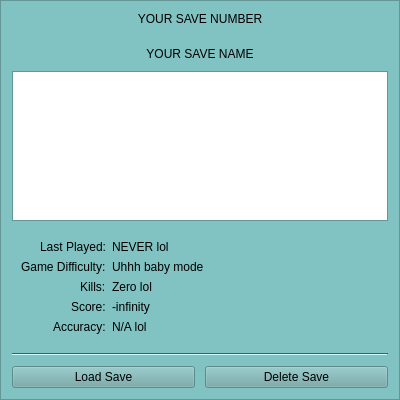
<?xml version="1.0" encoding="UTF-8"?>
<ui version="4.0">
 <class>Frame</class>
 <widget class="QFrame" name="Frame">
  <property name="geometry">
   <rect>
    <x>0</x>
    <y>0</y>
    <width>400</width>
    <height>400</height>
   </rect>
  </property>
  <property name="palette">
   <palette>
    <active>
     <colorrole role="WindowText">
      <brush brushstyle="SolidPattern">
       <color alpha="255">
        <red>0</red>
        <green>0</green>
        <blue>0</blue>
       </color>
      </brush>
     </colorrole>
     <colorrole role="Button">
      <brush brushstyle="SolidPattern">
       <color alpha="255">
        <red>111</red>
        <green>166</green>
        <blue>166</blue>
       </color>
      </brush>
     </colorrole>
     <colorrole role="Light">
      <brush brushstyle="SolidPattern">
       <color alpha="255">
        <red>206</red>
        <green>255</green>
        <blue>255</blue>
       </color>
      </brush>
     </colorrole>
     <colorrole role="Midlight">
      <brush brushstyle="SolidPattern">
       <color alpha="255">
        <red>167</red>
        <green>224</green>
        <blue>224</blue>
       </color>
      </brush>
     </colorrole>
     <colorrole role="Dark">
      <brush brushstyle="SolidPattern">
       <color alpha="255">
        <red>64</red>
        <green>97</green>
        <blue>97</blue>
       </color>
      </brush>
     </colorrole>
     <colorrole role="Mid">
      <brush brushstyle="SolidPattern">
       <color alpha="255">
        <red>86</red>
        <green>129</green>
        <blue>129</blue>
       </color>
      </brush>
     </colorrole>
     <colorrole role="Text">
      <brush brushstyle="SolidPattern">
       <color alpha="255">
        <red>0</red>
        <green>0</green>
        <blue>0</blue>
       </color>
      </brush>
     </colorrole>
     <colorrole role="BrightText">
      <brush brushstyle="SolidPattern">
       <color alpha="255">
        <red>255</red>
        <green>255</green>
        <blue>255</blue>
       </color>
      </brush>
     </colorrole>
     <colorrole role="ButtonText">
      <brush brushstyle="SolidPattern">
       <color alpha="255">
        <red>0</red>
        <green>0</green>
        <blue>0</blue>
       </color>
      </brush>
     </colorrole>
     <colorrole role="Base">
      <brush brushstyle="SolidPattern">
       <color alpha="255">
        <red>255</red>
        <green>255</green>
        <blue>255</blue>
       </color>
      </brush>
     </colorrole>
     <colorrole role="Window">
      <brush brushstyle="SolidPattern">
       <color alpha="255">
        <red>129</red>
        <green>194</green>
        <blue>194</blue>
       </color>
      </brush>
     </colorrole>
     <colorrole role="Shadow">
      <brush brushstyle="SolidPattern">
       <color alpha="255">
        <red>0</red>
        <green>0</green>
        <blue>0</blue>
       </color>
      </brush>
     </colorrole>
     <colorrole role="AlternateBase">
      <brush brushstyle="SolidPattern">
       <color alpha="255">
        <red>192</red>
        <green>224</green>
        <blue>224</blue>
       </color>
      </brush>
     </colorrole>
     <colorrole role="ToolTipBase">
      <brush brushstyle="SolidPattern">
       <color alpha="255">
        <red>255</red>
        <green>255</green>
        <blue>220</blue>
       </color>
      </brush>
     </colorrole>
     <colorrole role="ToolTipText">
      <brush brushstyle="SolidPattern">
       <color alpha="255">
        <red>0</red>
        <green>0</green>
        <blue>0</blue>
       </color>
      </brush>
     </colorrole>
     <colorrole role="PlaceholderText">
      <brush brushstyle="SolidPattern">
       <color alpha="127">
        <red>0</red>
        <green>0</green>
        <blue>0</blue>
       </color>
      </brush>
     </colorrole>
     <colorrole role="Accent">
      <brush brushstyle="SolidPattern">
       <color alpha="255">
        <red>255</red>
        <green>255</green>
        <blue>255</blue>
       </color>
      </brush>
     </colorrole>
    </active>
    <inactive>
     <colorrole role="WindowText">
      <brush brushstyle="SolidPattern">
       <color alpha="255">
        <red>0</red>
        <green>0</green>
        <blue>0</blue>
       </color>
      </brush>
     </colorrole>
     <colorrole role="Button">
      <brush brushstyle="SolidPattern">
       <color alpha="255">
        <red>111</red>
        <green>166</green>
        <blue>166</blue>
       </color>
      </brush>
     </colorrole>
     <colorrole role="Light">
      <brush brushstyle="SolidPattern">
       <color alpha="255">
        <red>206</red>
        <green>255</green>
        <blue>255</blue>
       </color>
      </brush>
     </colorrole>
     <colorrole role="Midlight">
      <brush brushstyle="SolidPattern">
       <color alpha="255">
        <red>167</red>
        <green>224</green>
        <blue>224</blue>
       </color>
      </brush>
     </colorrole>
     <colorrole role="Dark">
      <brush brushstyle="SolidPattern">
       <color alpha="255">
        <red>64</red>
        <green>97</green>
        <blue>97</blue>
       </color>
      </brush>
     </colorrole>
     <colorrole role="Mid">
      <brush brushstyle="SolidPattern">
       <color alpha="255">
        <red>86</red>
        <green>129</green>
        <blue>129</blue>
       </color>
      </brush>
     </colorrole>
     <colorrole role="Text">
      <brush brushstyle="SolidPattern">
       <color alpha="255">
        <red>0</red>
        <green>0</green>
        <blue>0</blue>
       </color>
      </brush>
     </colorrole>
     <colorrole role="BrightText">
      <brush brushstyle="SolidPattern">
       <color alpha="255">
        <red>255</red>
        <green>255</green>
        <blue>255</blue>
       </color>
      </brush>
     </colorrole>
     <colorrole role="ButtonText">
      <brush brushstyle="SolidPattern">
       <color alpha="255">
        <red>0</red>
        <green>0</green>
        <blue>0</blue>
       </color>
      </brush>
     </colorrole>
     <colorrole role="Base">
      <brush brushstyle="SolidPattern">
       <color alpha="255">
        <red>255</red>
        <green>255</green>
        <blue>255</blue>
       </color>
      </brush>
     </colorrole>
     <colorrole role="Window">
      <brush brushstyle="SolidPattern">
       <color alpha="255">
        <red>129</red>
        <green>194</green>
        <blue>194</blue>
       </color>
      </brush>
     </colorrole>
     <colorrole role="Shadow">
      <brush brushstyle="SolidPattern">
       <color alpha="255">
        <red>0</red>
        <green>0</green>
        <blue>0</blue>
       </color>
      </brush>
     </colorrole>
     <colorrole role="AlternateBase">
      <brush brushstyle="SolidPattern">
       <color alpha="255">
        <red>192</red>
        <green>224</green>
        <blue>224</blue>
       </color>
      </brush>
     </colorrole>
     <colorrole role="ToolTipBase">
      <brush brushstyle="SolidPattern">
       <color alpha="255">
        <red>255</red>
        <green>255</green>
        <blue>220</blue>
       </color>
      </brush>
     </colorrole>
     <colorrole role="ToolTipText">
      <brush brushstyle="SolidPattern">
       <color alpha="255">
        <red>0</red>
        <green>0</green>
        <blue>0</blue>
       </color>
      </brush>
     </colorrole>
     <colorrole role="PlaceholderText">
      <brush brushstyle="SolidPattern">
       <color alpha="127">
        <red>0</red>
        <green>0</green>
        <blue>0</blue>
       </color>
      </brush>
     </colorrole>
     <colorrole role="Accent">
      <brush brushstyle="SolidPattern">
       <color alpha="255">
        <red>255</red>
        <green>255</green>
        <blue>255</blue>
       </color>
      </brush>
     </colorrole>
    </inactive>
    <disabled>
     <colorrole role="WindowText">
      <brush brushstyle="SolidPattern">
       <color alpha="255">
        <red>64</red>
        <green>97</green>
        <blue>97</blue>
       </color>
      </brush>
     </colorrole>
     <colorrole role="Button">
      <brush brushstyle="SolidPattern">
       <color alpha="255">
        <red>111</red>
        <green>166</green>
        <blue>166</blue>
       </color>
      </brush>
     </colorrole>
     <colorrole role="Light">
      <brush brushstyle="SolidPattern">
       <color alpha="255">
        <red>206</red>
        <green>255</green>
        <blue>255</blue>
       </color>
      </brush>
     </colorrole>
     <colorrole role="Midlight">
      <brush brushstyle="SolidPattern">
       <color alpha="255">
        <red>167</red>
        <green>224</green>
        <blue>224</blue>
       </color>
      </brush>
     </colorrole>
     <colorrole role="Dark">
      <brush brushstyle="SolidPattern">
       <color alpha="255">
        <red>64</red>
        <green>97</green>
        <blue>97</blue>
       </color>
      </brush>
     </colorrole>
     <colorrole role="Mid">
      <brush brushstyle="SolidPattern">
       <color alpha="255">
        <red>86</red>
        <green>129</green>
        <blue>129</blue>
       </color>
      </brush>
     </colorrole>
     <colorrole role="Text">
      <brush brushstyle="SolidPattern">
       <color alpha="255">
        <red>64</red>
        <green>97</green>
        <blue>97</blue>
       </color>
      </brush>
     </colorrole>
     <colorrole role="BrightText">
      <brush brushstyle="SolidPattern">
       <color alpha="255">
        <red>255</red>
        <green>255</green>
        <blue>255</blue>
       </color>
      </brush>
     </colorrole>
     <colorrole role="ButtonText">
      <brush brushstyle="SolidPattern">
       <color alpha="255">
        <red>64</red>
        <green>97</green>
        <blue>97</blue>
       </color>
      </brush>
     </colorrole>
     <colorrole role="Base">
      <brush brushstyle="SolidPattern">
       <color alpha="255">
        <red>129</red>
        <green>194</green>
        <blue>194</blue>
       </color>
      </brush>
     </colorrole>
     <colorrole role="Window">
      <brush brushstyle="SolidPattern">
       <color alpha="255">
        <red>129</red>
        <green>194</green>
        <blue>194</blue>
       </color>
      </brush>
     </colorrole>
     <colorrole role="Shadow">
      <brush brushstyle="SolidPattern">
       <color alpha="255">
        <red>0</red>
        <green>0</green>
        <blue>0</blue>
       </color>
      </brush>
     </colorrole>
     <colorrole role="AlternateBase">
      <brush brushstyle="SolidPattern">
       <color alpha="255">
        <red>129</red>
        <green>194</green>
        <blue>194</blue>
       </color>
      </brush>
     </colorrole>
     <colorrole role="ToolTipBase">
      <brush brushstyle="SolidPattern">
       <color alpha="255">
        <red>255</red>
        <green>255</green>
        <blue>220</blue>
       </color>
      </brush>
     </colorrole>
     <colorrole role="ToolTipText">
      <brush brushstyle="SolidPattern">
       <color alpha="255">
        <red>0</red>
        <green>0</green>
        <blue>0</blue>
       </color>
      </brush>
     </colorrole>
     <colorrole role="PlaceholderText">
      <brush brushstyle="SolidPattern">
       <color alpha="127">
        <red>64</red>
        <green>97</green>
        <blue>97</blue>
       </color>
      </brush>
     </colorrole>
     <colorrole role="Accent">
      <brush brushstyle="SolidPattern">
       <color alpha="255">
        <red>168</red>
        <green>252</green>
        <blue>252</blue>
       </color>
      </brush>
     </colorrole>
    </disabled>
   </palette>
  </property>
  <property name="windowTitle">
   <string>Frame</string>
  </property>
  <property name="frameShape">
   <enum>QFrame::Shape::StyledPanel</enum>
  </property>
  <layout class="QVBoxLayout" name="verticalLayout_2" stretch="1,0,6,3,1,0">
   <property name="spacing">
    <number>10</number>
   </property>
   <item>
    <widget class="QLabel" name="saveNumber">
     <property name="text">
      <string>YOUR SAVE NUMBER</string>
     </property>
     <property name="textFormat">
      <enum>Qt::TextFormat::AutoText</enum>
     </property>
     <property name="alignment">
      <set>Qt::AlignmentFlag::AlignHCenter|Qt::AlignmentFlag::AlignTop</set>
     </property>
    </widget>
   </item>
   <item>
    <widget class="QLabel" name="characterName">
     <property name="text">
      <string>YOUR SAVE NAME</string>
     </property>
     <property name="alignment">
      <set>Qt::AlignmentFlag::AlignCenter</set>
     </property>
    </widget>
   </item>
   <item>
    <widget class="QGraphicsView" name="graphicsView"/>
   </item>
   <item>
    <widget class="QWidget" name="saveInfo" native="true">
     <property name="layoutDirection">
      <enum>Qt::LayoutDirection::LeftToRight</enum>
     </property>
     <layout class="QFormLayout" name="formLayout">
      <property name="labelAlignment">
       <set>Qt::AlignmentFlag::AlignRight|Qt::AlignmentFlag::AlignTrailing|Qt::AlignmentFlag::AlignVCenter</set>
      </property>
      <property name="formAlignment">
       <set>Qt::AlignmentFlag::AlignLeading|Qt::AlignmentFlag::AlignLeft|Qt::AlignmentFlag::AlignTop</set>
      </property>
      <item row="0" column="0">
       <widget class="QLabel" name="label">
        <property name="layoutDirection">
         <enum>Qt::LayoutDirection::LeftToRight</enum>
        </property>
        <property name="text">
         <string>Last Played:</string>
        </property>
        <property name="alignment">
         <set>Qt::AlignmentFlag::AlignLeading|Qt::AlignmentFlag::AlignLeft|Qt::AlignmentFlag::AlignVCenter</set>
        </property>
       </widget>
      </item>
      <item row="0" column="1">
       <widget class="QLabel" name="lastPlayed">
        <property name="text">
         <string>NEVER lol</string>
        </property>
       </widget>
      </item>
      <item row="1" column="0">
       <widget class="QLabel" name="label_3">
        <property name="text">
         <string>Game Difficulty:</string>
        </property>
        <property name="alignment">
         <set>Qt::AlignmentFlag::AlignLeading|Qt::AlignmentFlag::AlignLeft|Qt::AlignmentFlag::AlignVCenter</set>
        </property>
       </widget>
      </item>
      <item row="1" column="1">
       <widget class="QLabel" name="gameDifficulty">
        <property name="text">
         <string>Uhhh baby mode</string>
        </property>
       </widget>
      </item>
      <item row="2" column="0">
       <widget class="QLabel" name="label_2">
        <property name="text">
         <string>Kills:</string>
        </property>
       </widget>
      </item>
      <item row="2" column="1">
       <widget class="QLabel" name="kills">
        <property name="text">
         <string>Zero lol</string>
        </property>
       </widget>
      </item>
      <item row="3" column="0">
       <widget class="QLabel" name="label_4">
        <property name="text">
         <string>Score:</string>
        </property>
       </widget>
      </item>
      <item row="4" column="0">
       <widget class="QLabel" name="label_5">
        <property name="text">
         <string>Accuracy:</string>
        </property>
       </widget>
      </item>
      <item row="4" column="1">
       <widget class="QLabel" name="accuracy">
        <property name="text">
         <string>N/A lol</string>
        </property>
       </widget>
      </item>
      <item row="3" column="1">
       <widget class="QLabel" name="score">
        <property name="text">
         <string>-infinity</string>
        </property>
       </widget>
      </item>
     </layout>
    </widget>
   </item>
   <item>
    <widget class="Line" name="line">
     <property name="orientation">
      <enum>Qt::Orientation::Horizontal</enum>
     </property>
    </widget>
   </item>
   <item>
    <layout class="QHBoxLayout" name="horizontalLayout_2">
     <item>
      <widget class="QPushButton" name="saveLoadButton">
       <property name="text">
        <string>Load Save</string>
       </property>
      </widget>
     </item>
     <item>
      <widget class="QPushButton" name="saveDeleteButton">
       <property name="text">
        <string>Delete Save</string>
       </property>
      </widget>
     </item>
    </layout>
   </item>
  </layout>
 </widget>
 <resources/>
 <connections/>
</ui>
